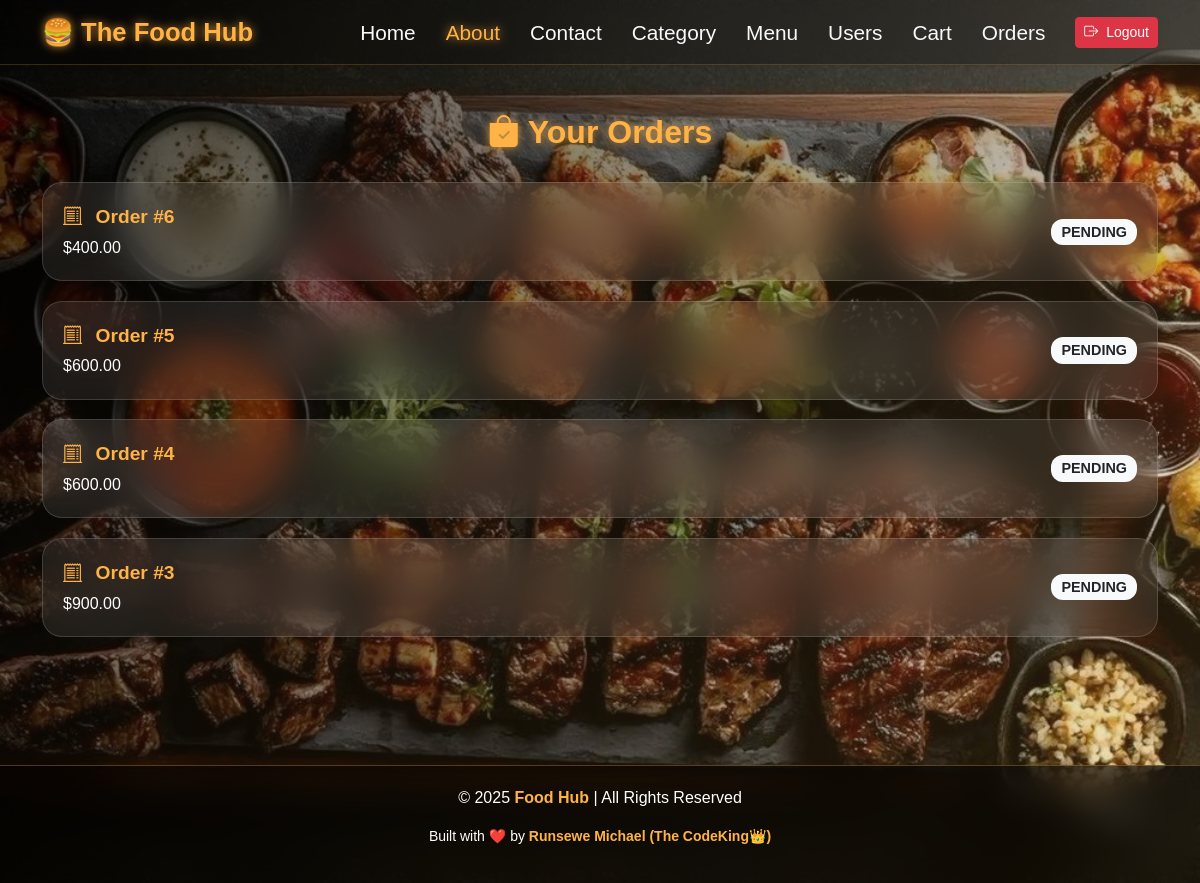
The page /orders/ (signed in) on the database its author committed.
### order/models.py (models this page shows, shortened)
class Order(models.Model):
    STATUS_CHOICES = [
        ('PENDING', 'Pending'),
        ('PAID', 'Paid'),
        ('SHIPPED', 'Shipped'),
        ('DELIVERED', 'Delivered'),
        ('CANCELLED', 'Cancelled'),
    ]
    user = models.ForeignKey(User, on_delete=models.CASCADE)
    menu = models.ForeignKey(Menu, on_delete=models.SET_NULL, null=True)
    created_at = models.DateTimeField(default=timezone.now)
    status = models.CharField(max_length=20, choices=STATUS_CHOICES, default='PENDING')
    total_amount = models.DecimalField(max_digits=10, decimal_places=2)
    shipping_address = models.TextField(blank=True)
    payment_id = models.CharField(max_length=255, blank=True, null=True)

### order/views.py (the view)
# urls.py: path('orders/', views.order_list, name='order_list'),
def order_list(request):
    orders = Order.objects.filter(user=request.user).order_by('-created_at')
    return render(request, 'order/orders.html', {'orders': orders})

### order/templates/order/orders.html (shortened to what this page needs)
{% load static %}
<!DOCTYPE html>
<html lang="en">
<head>
  <link href="https://cdn.jsdelivr.net/npm/bootstrap@5.3.3/dist/css/bootstrap.min.css" rel="stylesheet">
  <link href="https://cdn.jsdelivr.net/npm/bootstrap-icons@1.11.3/font/bootstrap-icons.css" rel="stylesheet">
</head>
<body>
  <nav class="navbar navbar-expand-lg navbar-dark sticky-top shadow-sm">
    <div class="container">
      <a class="navbar-brand fw-bold" href="{% url 'home' %}">
        🍔 The Food Hub
      </a>
      <div class="collapse navbar-collapse" id="navbarNav">
        <ul class="navbar-nav ms-auto align-items-center">
          <li class="nav-item"><a class="nav-link" href="{% url 'home' %}">Home</a></li>
          <li class="nav-item"><a class="nav-link active" href="{% url 'about' %}">About</a></li>
          <li class="nav-item"><a class="nav-link" href="{% url 'contact' %}">Contact</a></li>
          <li class="nav-item"><a class="nav-link" href="{% url 'category_list' %}">Category</a></li>
          <li class="nav-item"><a class="nav-link" href="{% url 'menu_list' %}">Menu</a></li>
          {% if request.user.is_staff %}
          <li class="nav-item"><a class="nav-link" href="{% url 'allusers' %}">Users</a></li>
          {% endif %}
          <li class="nav-item"><a class="nav-link" href="{% url 'view_cart' %}">Cart</a></li>
          <li class="nav-item"><a class="nav-link" href="{% url 'order_list' %}">Orders</a></li>
          {% if request.user.is_authenticated %}
          <li class="nav-item ms-2">
            <a class="btn btn-danger btn-sm" href="{% url 'logout_view' %}">
              <i class="bi bi-box-arrow-right me-1"></i> Logout
            </a>
          </li>
          {% endif %}
        </ul>
      </div>
    </div>
  </nav>
  <div class="container py-5" style="position: relative; z-index: 2;">
    <h2><i class="bi bi-bag-check-fill me-2"></i>Your Orders</h2>
    {% for order in orders %}
      <div class="order-card d-flex justify-content-between align-items-center">
        <div>
          <a href="{% url 'order_detail' order.id %}" class="order-link">
            <i class="bi bi-receipt-cutoff me-2"></i> Order #{{ order.id }}
          </a>
          <p class="mt-1 mb-0">${{ order.total_amount }}</p>
        </div>
        <div>
          {% if order.status == "Pending" %}
            <span class="badge badge-pending">{{ order.status }}</span>
          {% elif order.status == "Completed" %}
            <span class="badge badge-completed">{{ order.status }}</span>
          {% elif order.status == "Cancelled" %}
            <span class="badge badge-cancelled">{{ order.status }}</span>
          {% else %}
            <span class="badge bg-light text-dark">{{ order.status }}</span>
          {% endif %}
        </div>
      </div>
    {% empty %}
      <div class="text-center py-5">
        <i class="bi bi-emoji-frown fs-1 text-warning"></i>
        <p class="mt-3 fs-5">No orders yet.</p>
      </div>
    {% endfor %}
  </div>
  <footer>
    <p>© 2025 <strong>Food Hub</strong> | All Rights Reserved</p>
    <p class="small">Built with ❤️ by <strong>Runsewe Michael (The CodeKing👑)</strong></p>
  </footer>
</body>
</html>

### rows shown on the page
Order: id "6", total_amount "400.00", status "PENDING"
Order: id "5", total_amount "600.00", status "PENDING"
Order: id "4", total_amount "600.00", status "PENDING"
Order: id "3", total_amount "900.00", status "PENDING"
